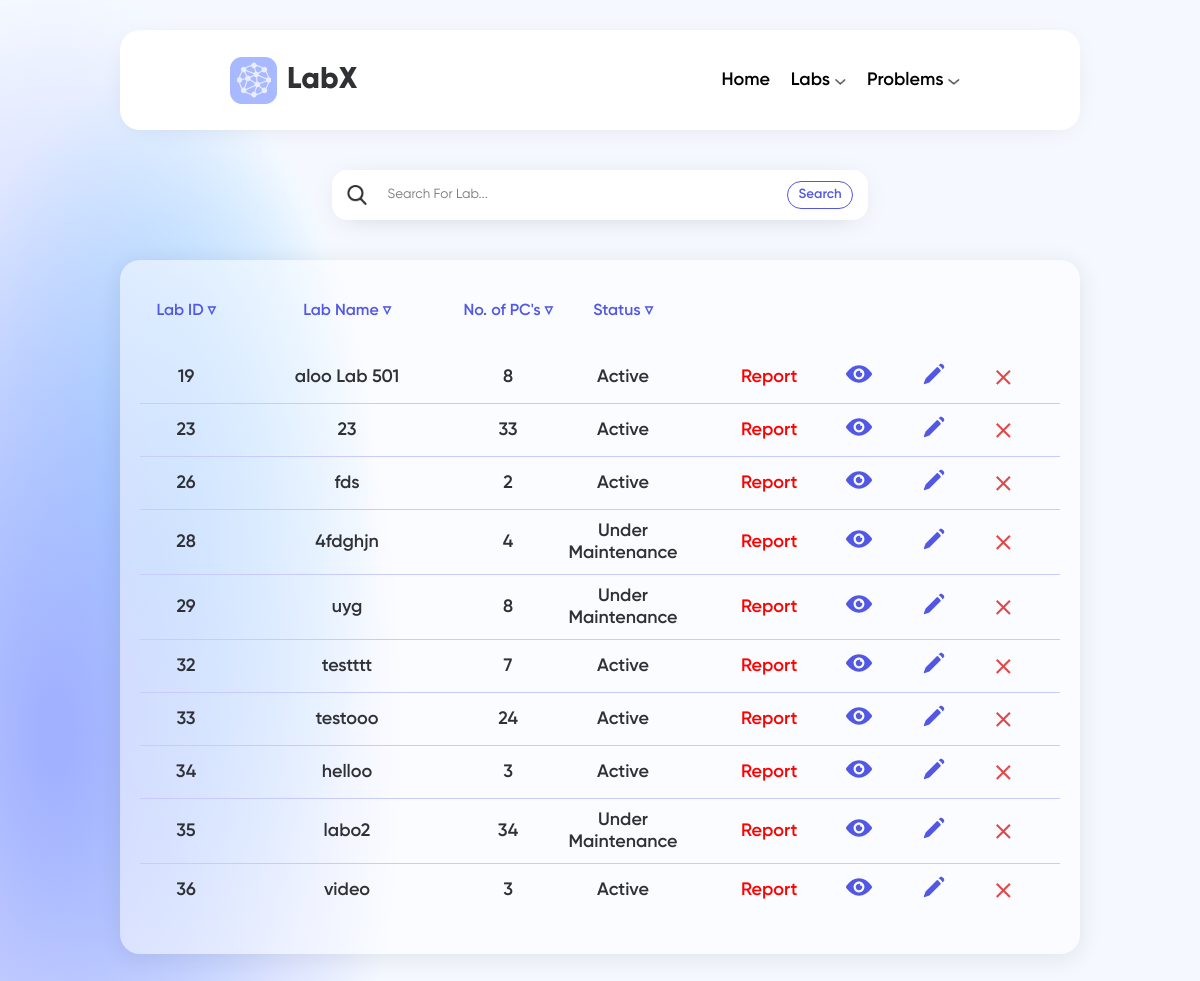
The page /view-labs/ on the database as committed earlier.
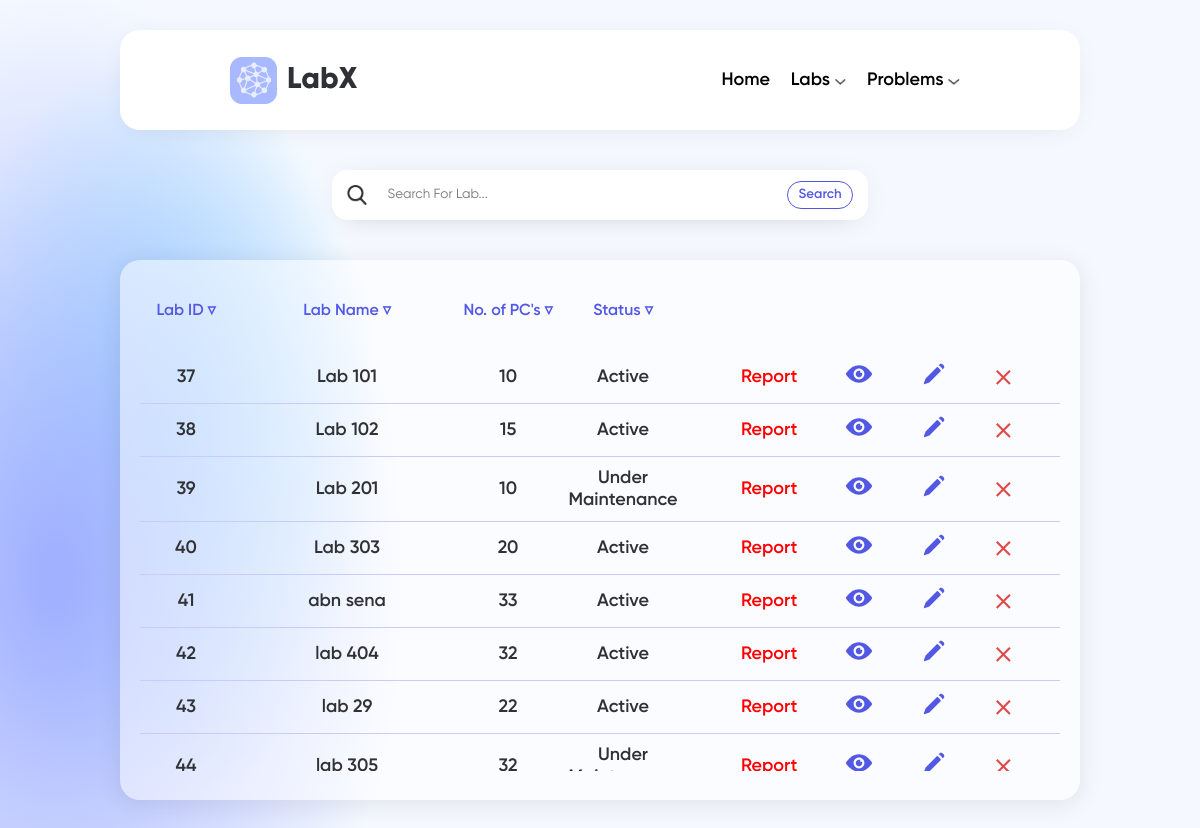
The same page on the database as committed later.
### labSystem/models.py (models this page shows, shortened)
class Lab(models.Model):
    class labStatus(models.TextChoices):
        ACTIVE = 'Active', _('Active')
        UNDER_MAINTENANCE = 'Under Maintenance', _('under maintenance')
    id = models.AutoField(primary_key=True)
    name = models.CharField(max_length=50, null=False)
    number_of_pcs = models.IntegerField(null=False)
    building_number = models.IntegerField(null=False)
    floor_number = models.IntegerField(null=False)
    capacity = models.IntegerField(null=False)
    number_of_chairs = models.IntegerField(null=False)
    status =  models.CharField(max_length=20, choices=labStatus.choices, default=labStatus.ACTIVE)

### labSystem/views.py (the view)
# urls.py: path('view-labs/',views.view_search_labs, name='view_search_labs'),
def view_search_labs(request, params=None):
    labs = None
    if params:
        labs = models.Lab.objects.filter(name__icontains=str(params))
        labs = labs | models.Lab.objects.filter(id__icontains=params)
    else:
        labs = models.Lab.objects.all()
    context = {
        'labs': labs.values()
    }
    return render(request, 'pages/view_search_labs.html',context)

### template/pages/view_search_labs.html (shortened to what this page needs)
<!DOCTYPE html>
<html>
<head>
    {% load static %}
    <link rel="stylesheet" href="{% static 'style/main.css' %}" />
    <link rel="stylesheet" href="{% static 'style/popup.css' %}">
    <link rel="stylesheet" href="{% static 'style/table.css' %}" />
</head>
<body>
    <div class="pages">
        {% include 'parts/nav_bar.html' %}
        <div class="rec">
            <div class="search-section">
                <div class="search">
                    <img src="{% static 'assets/icons/search.png' %}" height="20px">
                    <input id="search-bar" class="search-bar" type="text" placeholder="Search For Lab...">
                    <button onclick="searchLabs()" class="search-button" id="search">Search</button>
                </div>
            </div>
        </div>
        <div class="table-section">
            <div class="table-handle-labs">
                <div class="table-header">
                    <table class="table">
                        <thead>
                            <tr>
                                <th>Lab ID ▿</th>
                                <th>Lab Name ▿</th>
                                <th>No. of PC's ▿</th>
                                <th>Status ▿</th>
                                <th></th>
                            </tr>
                        </thead>
                    </table>
                </div>
                <div class="table-content">
                    <table class="table" id="view-labs-table">
                        <tbody>
                            {% for lab in labs %}
                                <tr id="lab-{{lab.id}}">
                                    <td >{{lab.id}}</td>
                                    <td>{{lab.name}}</td>
                                    <td>{{lab.number_of_pcs}}</td>
                                    <td>{{lab.status}}</td>
                                    <td>
                                        <div class="table-actions">
                                            <a id="report" href="{% url 'report_lab_problem_with_id' lab.id %}">Report</a>
                                            <a id="view" href="{% url 'view_lab' lab.id %}">
                                                <img src="{% static 'assets/icons/eye.svg' %}" height="26px">
                                            </a>
                                            <a href="{% url 'edit_lab_with_id' lab.id %}" id="edit">
                                                <img src="{% static 'assets/icons/edit.svg' %}" height="26px">
                                            </a>
                                                <img src="{% static 'assets/icons/delete.svg' %}" onclick="deleteLab({{lab.id}})">
                                        </div>
                                    </td>
                                </tr>
                            {% endfor %}
                        </tbody>
                    </table>
                </div>
            </div>
        </div>
    </div>
</body>
</html>

### template/parts/nav_bar.html (shortened to what this page needs)
{% load static %}
<link rel="stylesheet" href="{% static 'style/main.css' %}">
<header>
    <nav class="nav-bar">
        <div class="logo">
            <img src="{% static 'assets/icons/logo.png' %}">
            <h1  class="nav-title"><a href="{% url 'home' %}">LabX</a></h1>
        </div>
        <ul>
            <li><a class="nav-item " href="{% url 'home' %}">Home</a></li>
            <li>
                <a class="nav-item  " href="{% url 'view_search_labs' %}">Labs <img src="{% static 'assets/icons/arrow_down.png' %}" height="6px"></a>
            </li>
            <li>
                <a class="nav-item" href="{% url 'view_all_labs_problems' %}">Problems <img src="{% static 'assets/icons/arrow_down.png' %}" height="6px"></a>
            </li>
        </ul>
    </nav>
</header>

### labx/static/style/main.css (style rules this page uses)
* { margin: 0; box-sizing: border-box; font-family: 'Gilroy'; color: #303134; }
.pages { padding: 30px 120px 0 120px; height: 100vh; overflow: auto; background: radial-gradient(28.87% 68.32% at 4.69% 66.83%, #A2B1FF 4.85%, rgba(245, 249, 255, 0) 100%) , radial-gradient(18.71% 44.29% at 12.97% 50%, #9CE7FF 0%, #F5F9FF 100%) ; }
.nav-bar { height: 100px; display: flex; justify-content: space-between; align-items: center; padding: 0px 110px; border-radius: 20px; background-color: white; box-shadow: 0px 4px 30px -13px rgba(0, 0, 0, 0.15); width: 100%; }
.nav-bar ul { display: flex; list-style: none; width: 35%; justify-content: space-around; padding: 0; }
li { position: relative; display: inline-block; }
.nav-item { text-decoration: none; font-size: 18px; color: black; font-weight: 600; }
.logo { display: flex; align-items: center; font-weight: bold; text-decoration: none; }
.nav-title { font-size: 30px; }
.nav-title a { text-decoration: none; }
.logo img { height: 47px; margin-right: 10px; }
.search-section { display: flex; justify-content: center; align-items: center; }
.search { border-radius: 15px; padding: 0 15px; display: inline-flex; align-items: center; margin: 40px auto; background-color: white; box-shadow: 0px 4px 30px -13px rgba(0, 0, 0, 0.25); }
.search-bar { width: 400px; height: 50px; border: none; margin-left: 20px; background-color: transparent; outline: none; }
.search-button { border: 1px solid #5358E3; background-color: transparent; outline: none; cursor: pointer; color: #5358E3; padding: 5px 10px; font-weight: 600; border-radius: 20px; }
button { cursor: pointer; }

### labx/static/style/popup.css (style rules this page uses)
* { box-sizing: border-box; margin: 0; padding: 0; }

### labx/static/style/table.css (style rules this page uses)
.table-section { padding: 20px; width: 100%; height: 65%; background: rgba(255, 255, 255, 0.5); box-shadow: 0px 4px 22px 3px rgba(0, 0, 0, 0.07); border-radius: 20px; }
.table-handle-labs,.table-handle-problems { height: 100%; position: relative; overflow: hidden; }
.table { width: 100%; table-layout: fixed; border-collapse: collapse; }
.table-content { height: 84%; overflow-y:scroll; overflow-x: hidden; margin-top: 0px; }
th { padding: 20px 0 30px 0; text-align: center; font-weight: 600; font-size: 16px; color: #5358E4; cursor: pointer; }
td { padding: 10px 0px; text-align: center; vertical-align:middle; font-weight: 600; font-size: 18px; color: #303134; }
.table-content tr { border-bottom: 1px solid #C9CBFF; }
tr img { cursor: pointer; }
.table-handle-labs td:nth-of-type(1) ,.table-handle-labs th:nth-of-type(1) { width: 10%; }
.table-handle-labs td:nth-of-type(2) ,.table-handle-labs th:nth-of-type(2) { width: 25%; }
.table-handle-labs td:nth-of-type(3) ,.table-handle-labs th:nth-of-type(3) { width: 10%; }
.table-handle-labs td:nth-of-type(4) ,.table-handle-labs th:nth-of-type(4) { width: 15%; }
.table-actions { display: flex; justify-content: space-evenly; align-items: center; }
#report { color: red; text-decoration: none; }

Rows that differ between the two databases and show on the page:
removed Lab: id "19", name "aloo Lab 501", number_of_pcs "8", status "Active"
removed Lab: id "23", name "23", number_of_pcs "33", status "Active"
removed Lab: id "26", name "fds", number_of_pcs "2", status "Active"
removed Lab: id "28", name "4fdghjn", number_of_pcs "4", status "Under Maintenance"
removed Lab: id "29", name "uyg", number_of_pcs "8", status "Under Maintenance"
removed Lab: id "32", name "testttt", number_of_pcs "7", status "Active"
removed Lab: id "33", name "testooo", number_of_pcs "24", status "Active"
removed Lab: id "34", name "helloo", number_of_pcs "3", status "Active"
removed Lab: id "35", name "labo2", number_of_pcs "34", status "Under Maintenance"
removed Lab: id "36", name "video", number_of_pcs "3", status "Active"
added Lab: id "37", name "Lab 101", number_of_pcs "10", status "Active"
added Lab: id "38", name "Lab 102", number_of_pcs "15", status "Active"
added Lab: id "39", name "Lab 201", number_of_pcs "10", status "Under Maintenance"
added Lab: id "40", name "Lab 303", number_of_pcs "20", status "Active"
added Lab: id "41", name "abn sena", number_of_pcs "33", status "Active"
added Lab: id "42", name "lab 404", number_of_pcs "32", status "Active"
added Lab: id "43", name "lab 29", number_of_pcs "22", status "Active"
added Lab: id "44", name "lab 305", number_of_pcs "32", status "Under…"
